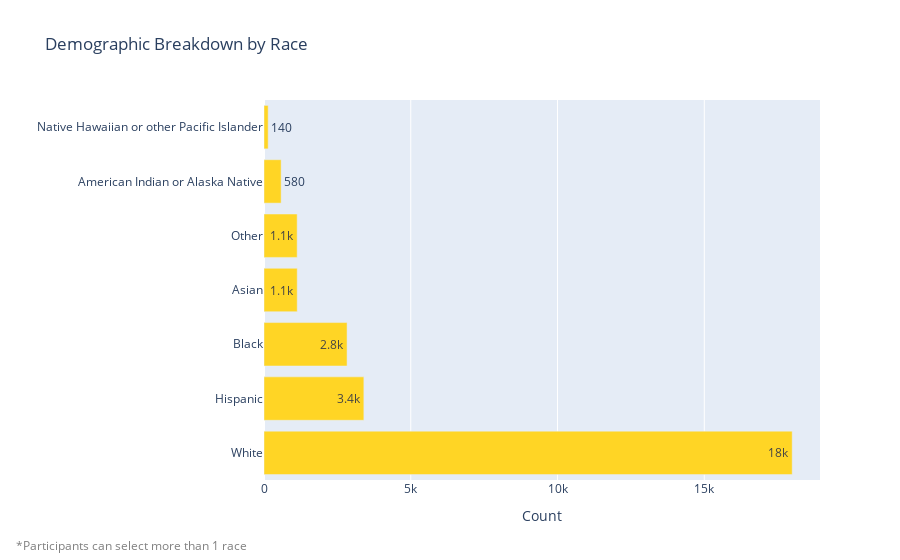

Source (notebook cell):
### Code cell
# get count of each race
df_race_count = sqldf(
    """
    SELECT 
        Count(CASE WHEN RACEMOD_1 = 'White' THEN 1 END) as White,
        Count(CASE WHEN RACEMOD_2 = 'Black' THEN 1 END) as Black,
        Count(CASE WHEN RACEMOD_3 = 'Asian' THEN 1 END) as Asian,
        Count(CASE WHEN RACEMOD_4 = 'American Indian or Alaska Native' THEN 1 END) as 'American Indian or Alaska Native',
        Count(CASE WHEN RACEMOD_5 = 'Native Hawaiian or other Pacific Islander' THEN 1 END) as 'Native Hawaiian or other Pacific Islander',
        Count(CASE WHEN HISP = 'Yes' THEN 1 END) as Hispanic,
        Count(CASE WHEN RACEMOD_6 = 'Other' THEN 1 END) as 'Other'
    FROM df_combined
    """
)
df_race_count.to_csv("CSV Files/result.csv",index=False)

# convert columns to rows 
df_race_count_long = pd.melt(
    df_race_count,
    var_name='Race',
    value_name='Count'
)
df_race_count_long.to_csv("CSV Files/result2.csv",index=False)

fig = px.bar(
    df_race_count_long, 
    y='Race', 
    x='Count',
    title='Demographic Breakdown by Race',
    text_auto='.2s', # put numbers in K format
    color_discrete_sequence=['#ffd525']
    
)

# add subtitle
fig.update_layout(
    annotations=[
        dict(
            x=-0.45, y=-0.20,  # Position below the chart
            text="*Participants can select more than 1 race",
            showarrow=False,  # No arrow pointing to the text
            xref="paper", yref="paper",  # Position relative to the chart
            font=dict(size=12, color="gray"),
        )
    ]
)
fig.update_yaxes(title="").update_layout(yaxis={'categoryorder':'total descending'}).show()

### Figure 1 — Plotly figure (JSON) as saved in the notebook; plotly's stock layout.template omitted (floating-point values rounded to 4 significant figures)
{"data": [{"alignmentgroup": "True", "hovertemplate": "Count=%{x}<br>Race=%{y}<extra></extra>", "legendgroup": "", "marker": {"color": "#ffd525", "pattern": {"shape": ""}}, "name": "", "offsetgroup": "", "orientation": "h", "showlegend": false, "textposition": "auto", "texttemplate": "%{x:.2s}", "type": "bar", "x": [17995, 2830, 1132, 584, 142, 3402, 1130], "xaxis": "x", "y": ["White", "Black", "Asian", "American Indian or Alaska Native", "Native Hawaiian or other Pacific Islander", "Hispanic", "Other"], "yaxis": "y"}], "layout": {"annotations": [{"font": {"color": "gray", "size": 12}, "showarrow": false, "text": "*Participants can select more than 1 race", "x": -0.45, "xref": "paper", "y": -0.2, "yref": "paper"}], "barmode": "relative", "legend": {"tracegroupgap": 0}, "title": {"text": "Demographic Breakdown by Race"}, "xaxis": {"anchor": "y", "domain": [0, 1], "title": {"text": "Count"}}, "yaxis": {"anchor": "x", "categoryorder": "total descending", "domain": [0, 1], "title": {"text": ""}}}}
